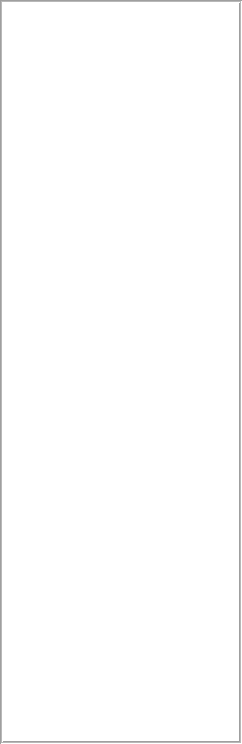
<?xml version="1.0" encoding="UTF-8"?>
<ui version="4.0">
 <class>MaterialExpression</class>
 <widget class="QDockWidget" name="MaterialExpression">
  <property name="geometry">
   <rect>
    <x>0</x>
    <y>0</y>
    <width>242</width>
    <height>744</height>
   </rect>
  </property>
  <property name="windowTitle">
   <string>MaterialExpression</string>
  </property>
  <widget class="QWidget" name="dockWidgetContents">
   <layout class="QGridLayout" name="gridLayout_2">
    <property name="margin">
     <number>0</number>
    </property>
    <item row="0" column="0">
     <widget class="QTreeWidget" name="m_treeWidget">
      <property name="autoFillBackground">
       <bool>true</bool>
      </property>
      <property name="styleSheet">
       <string notr="true"/>
      </property>
      <property name="frameShape">
       <enum>QFrame::Box</enum>
      </property>
      <property name="midLineWidth">
       <number>1</number>
      </property>
      <property name="autoScrollMargin">
       <number>0</number>
      </property>
      <property name="alternatingRowColors">
       <bool>true</bool>
      </property>
      <property name="indentation">
       <number>12</number>
      </property>
      <property name="headerHidden">
       <bool>true</bool>
      </property>
      <column>
       <property name="text">
        <string notr="true">1</string>
       </property>
      </column>
     </widget>
    </item>
   </layout>
  </widget>
 </widget>
 <resources/>
 <connections/>
</ui>
